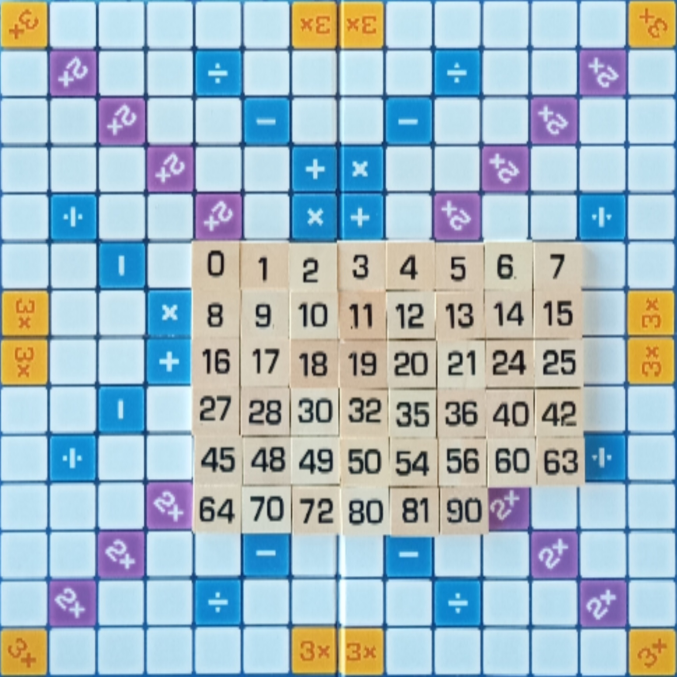
#> input picture full_board.jpg, 2030 x 2030 px (shown at 1/3 size)
$ python -i 'utils copy.py'   (imports and definitions only)
#> lines starting #> are read from the running program, lines starting #| are printed output that depends on the picture; after the words box and inside, x2 and y2 are one past the last pixel; in counts of white or black regions, pixels touching at a corner belong together
import cv2 as cv
import numpy as np


def detect_edges(blurred):
    edges = cv.Canny(blurred, 50, 150)
    dilation_kernel = cv.getStructuringElement(cv.MORPH_RECT, (5, 5))
    thick_edges = cv.dilate(edges, dilation_kernel, iterations=4)

    return thick_edges


def find_largest_contour(edges):
    contours, _ = cv.findContours(
        edges, cv.RETR_EXTERNAL, cv.CHAIN_APPROX_SIMPLE)
    max_contour = max(contours, key=cv.contourArea)
    return max_contour


# [9 lines left out: function order_points, not called in this run]


def get_perspective_transform(frame, contour, width, height):
    epsilon = 0.02 * cv.arcLength(contour, True)
    approx = cv.approxPolyDP(contour, epsilon, True)
    if len(approx) == 4:
        pts = approx.reshape(4, 2)
        ordered_pts = order_points(pts)
        pts1 = np.float32(ordered_pts)
        pts2 = np.float32([[0, 0], [width, 0], [width, height], [0, height]])
        M = cv.getPerspectiveTransform(pts1, pts2)
        warped = cv.warpPerspective(frame, M, (width, height))
        return warped
    else:
        return None


def apply_mask(frame, lower_hsv, upper_hsv):
    frame_hsv = cv.cvtColor(frame, cv.COLOR_BGR2HSV)
    mask = cv.inRange(frame_hsv, lower_hsv, upper_hsv)
    result = cv.bitwise_and(frame, frame, mask=mask)
    return result, mask


# [39 lines left out: functions find_squares, find_corners, zoom_image, not called in this run]


def process_frame(frame):
    width, height = 2030, 2030  # 14x14 grid of 145x145 cells

    # Apply masking
    lower_hsv = np.array([0, 0, 0])
    upper_hsv = np.array([70, 255, 255])
    masked_frame, mask = apply_mask(frame, lower_hsv, upper_hsv)

    # Preprocess the masked image
    edges = detect_edges(masked_frame)

    max_contour = find_largest_contour(edges)
    if max_contour is None:
        print("No contours found.")
        return None

    warped = get_perspective_transform(frame, max_contour, width, height)
    if warped is not None:
        # Zoom the warped image by 30%
        zoomed_warped = zoom_image(warped, 1.3)

        # Apply masking with specified HSV values on the zoomed warped image
        lower_hsv_warped = np.array([0, 0, 0])
        upper_hsv_warped = np.array([70, 130, 255])
        masked_warped, mask_warped = apply_mask(
            zoomed_warped, lower_hsv_warped, upper_hsv_warped)

        # Find squares in the mask of the zoomed warped image
        squares = find_squares(mask_warped)

        if squares:
            # Find corners of the largest square
            top_left, top_right, bottom_left, bottom_right = find_corners(
                squares)

            # Define the new contour for the further warped image
            new_contour = np.array([
                [top_left[0], top_left[1]],
                [top_right[0] + top_right[2], top_right[1]],
                [bottom_right[0] + bottom_right[2],
                    bottom_right[1] + bottom_right[3]],
                [bottom_left[0], bottom_left[1] + bottom_left[3]]
            ], dtype="float32")

            # Get perspective transform and warp the image again
            further_warped = get_perspective_transform(
                zoomed_warped, new_contour, width, height)

            if further_warped is not None:
                return further_warped
            else:
                print(
                    "Could not find a valid perspective transform for the warped image.")
                return None
        else:
            print("No squares found in the mask of the zoomed warped image.")
            return None
    else:
        print("Could not find a valid perspective transform.")
        return None

>>> import cv2
>>> picture = cv2.imread('full_board.jpg')
#> picture is the input picture: shape (2030, 2030, 3); mean B, G, R 196.2, 185.9, 164.5
>>> result = process_frame(picture)
#> in apply_mask, `frame_hsv = cv.cvtColor(frame, cv.COLOR_BGR2HSV)`: frame_hsv: shape (2030, 2030, 3); mean H, S, V 80.3, 77.9, 210.5
#> in apply_mask, `mask = cv.inRange(frame_hsv, lower_hsv, upper_hsv)`:
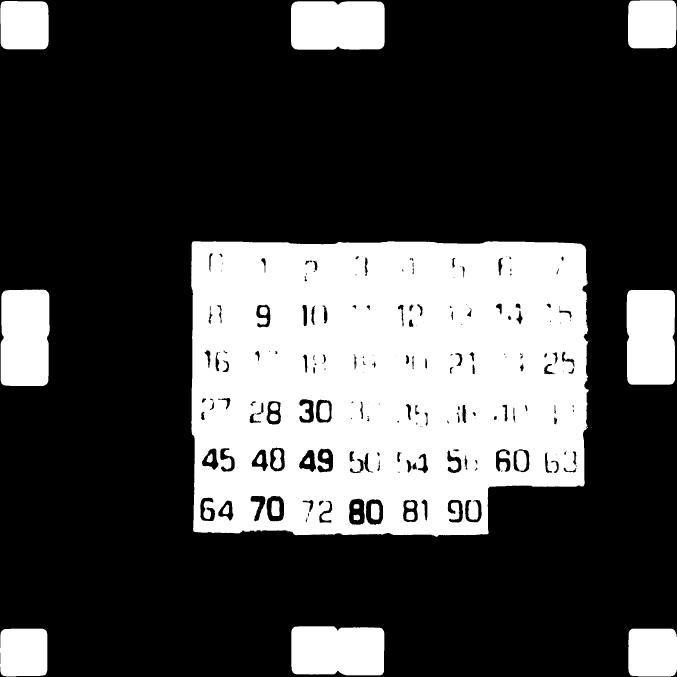
#> mask: shape (2030, 2030) (shown at 1/3 size); 28.4% white; 35 white regions (10 under 20 px), largest, box (x1, y1, x2, y2) and area: (573, 724, 1766, 1611) 920802, (2, 869, 149, 1158) 40929, (1880, 869, 2025, 1154) 40416
#> in apply_mask, `result = cv.bitwise_and(frame, frame, mask=mask)`:
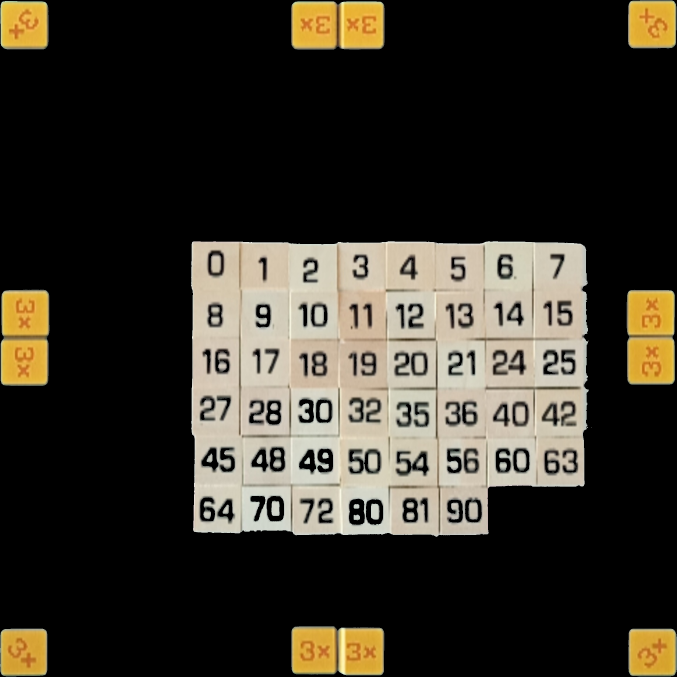
#> result: shape (2030, 2030, 3) (shown at 1/3 size); mean B, G, R 41.4, 51.1, 55.6
#> in detect_edges, `edges = cv.Canny(blurred, 50, 150)`:
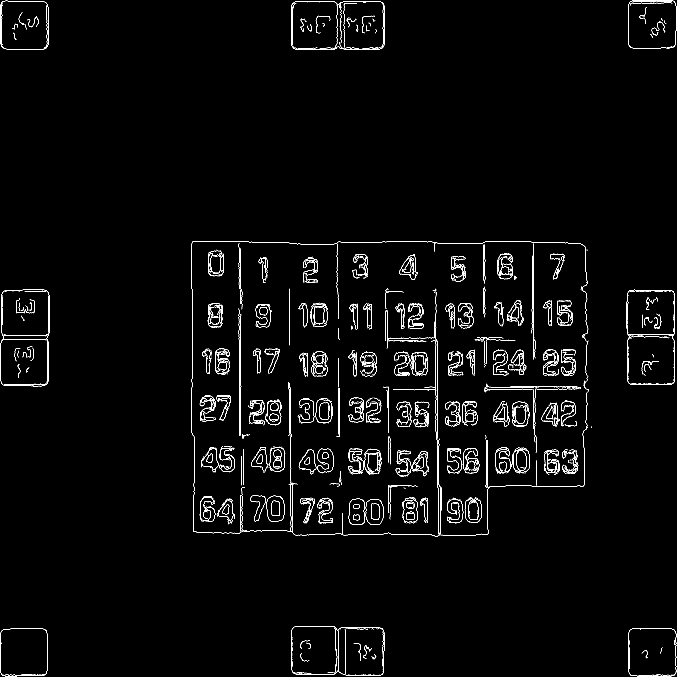
#> edges: shape (2030, 2030) (shown at 1/3 size); 1.5% white in thin lines or dots
#> in detect_edges, `thick_edges = cv.dilate(edges, dilation_kernel, iterations=4)`:
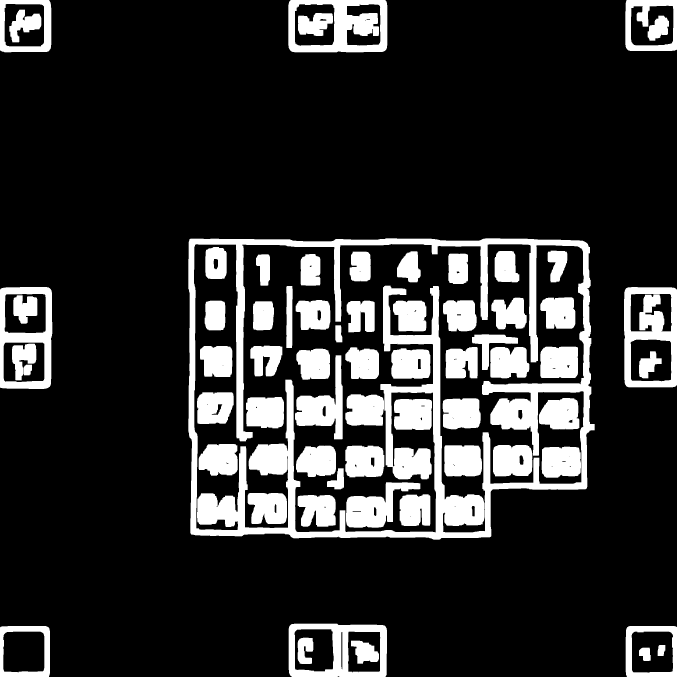
#> thick_edges: shape (2030, 2030) (shown at 1/3 size); 17.7% white; 65 white regions
#> in find_largest_contour, `contours, _ = cv.findContours( edges, cv.RETR_EXTERNAL, cv.CHAIN_APPRO..`: contours = 9 contours; largest, box (x1, y1, x2, y2) and area: (565, 715, 1784, 1619) 1024747, (0, 861, 157, 1167) 46608, (1872, 861, 2030, 1162) 46577, (865, 0, 1162, 157) 45842, (866, 1871, 1161, 2030) 45704
#> in find_largest_contour, `max_contour = max(contours, key=cv.contourArea)`: max_contour = contour of 414 points, box (x1, y1, x2, y2) (565, 715, 1784, 1619), area 1024747
#> in get_perspective_transform, `epsilon = 0.02 * cv.arcLength(contour, True)`: epsilon = 86.13
#> in get_perspective_transform, `approx = cv.approxPolyDP(contour, epsilon, True)`: approx = [[1763, 732], [569, 717], [572, 1601], [1469, 1611], [1478, 1467], [1758, 1466]]
